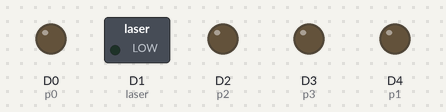
The program below on a simulated CircuitPython board. Shown: switched loads named in the program (green lamp = pin HIGH), output pins drawn as LEDs (lit = HIGH). USB keyboard and mouse output is not drawn.

Above: at 0.1 s.
At 8.6 s:
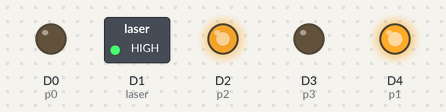
At 12.7 s:
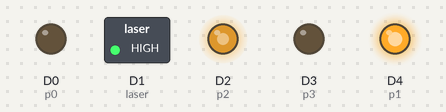
At 18.7 s:
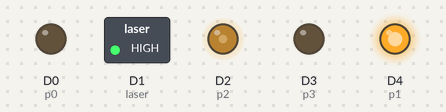
At 26.8 s:
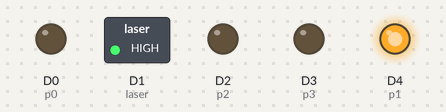
At 36.9 s:
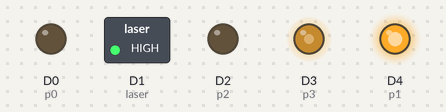
Timing chart, 0 to 40.0 s (numbered marks = the images above):
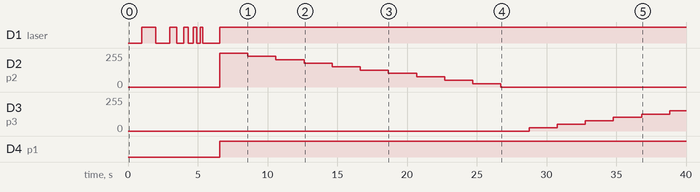

The program:

main.py
```python
import LSMtools
from adafruit_hid.keyboard import Keyboard
#from adafruit_hid.keyboard_layout_us import KeyboardLayoutUS
import time


time.sleep(1)
kbd = Keyboard()
#layout = KeyboardLayoutUS(kbd)
m=LSMtools.Move()
l=LSMtools.Laser()


def simplescan(val, ttime):
	l.laser_on()
	i=0
	i2=0
	while i<200:
		i2=0
		while i2<200:
			m.move(i-100, i2-100)
			key = 0x11
			kbd.press(key)
			time.sleep(1)
			kbd.release_all()
			time.sleep(ttime)
			m.home()
			i2+=val
		i+=val
	l.laser_off()
for times in range(5):
	l.laser_on()
	time.sleep(1/(times+1))
	l.laser_off()
	time.sleep(1/(times+1))
if __name__=="__main__":
	time.sleep(1)
	simplescan(10, 1)
```

LSMtools.py
```python
 #import libraries:
import board
import digitalio
import pulseio
import time

#Variables/pins:

#Functions/classes:
class Laser: #class for turning on and off the laser diode.
	def __init__(self):
		self.laser = digitalio.DigitalInOut(board.D1)
		self.laser.direction = digitalio.Direction.OUTPUT
	def laser_on(self):
		self.laser.value=1
	def laser_off(self):
		self.laser.value=0
	def laser_disable(self):
		self.laser.value=0
		self.laser.deinit()

class Move:
	def __init__(self):
		self.p0=pulseio.PWMOut(board.D0)
		self.p0.deinit()
		self.p1=pulseio.PWMOut(board.D4)
		self.p1.deinit()
		self.p2=pulseio.PWMOut(board.D2)
		self.p2.deinit()
		self.p3=pulseio.PWMOut(board.D3)
		self.p3.deinit()
	def setpwm(self, pin, dutycycle):
		pin.duty_cycle=int(65535*(float(dutycycle)/float(100)))
	def off(self,pin):
		self.setpwm(pin, 0)
	def move(self,x, y):
		'''
		Sets pwm so that given the x and y coordinates (extremes: -100, 100), it will cause the coils to pull the object so that the laser is aimed at those coordinates.
		'''
		if x>0:
			self.p0=pulseio.PWMOut(board.D0)
			#self.p1=pulseio.PWMOut(board.D4)
			self.p1.deinit()
			self.setpwm(self.p0, x)
		if x<0:
			self.p0.deinit()
			self.p1=pulseio.PWMOut(board.D4)
			self.setpwm(self.p1, -x)
		if x==0:
			self.p0.deinit()
			self.p1.deinit()
		if y>0:
			self.p2.deinit()
			self.p3=pulseio.PWMOut(board.D3)
			self.setpwm(self.p3, y)
		if y<0:
			self.p3.deinit()
			self.p2=pulseio.PWMOut(board.D2)
			self.setpwm(self.p2, -y)
		if y==0:
			self.p3.deinit()
			self.p2.deinit()
	def home(self):
		self.move(0,0)
def scan(val, ttime):
	i=0
	i2=0
	m=Move()
	while i<200:
		i2=0
		while i2<200:
			m.move(i-100, i2-100)
			time.sleep(ttime)
			m.home()
			i2+=val
		i+=val
	m.home()
```

Measured:
- by itself, D1 (laser): LOW → HIGH at 1.0 s, → LOW 1.0 s later, → HIGH 1.0 s later, → LOW 0.50 s later, … (11 changes in this stretch)
- by itself, D2 (p2): 0/255 → 255/255 at 6.6 s, → 229/255 2.0 s later, → 204/255 2.0 s later, → 178/255 2.0 s later, … (11 changes in this stretch)
- by itself, D3 (p3): moves from 0/255 to 153/255 over 10.1 s
- by itself, D4 (p1): LOW → HIGH at 6.6 s
